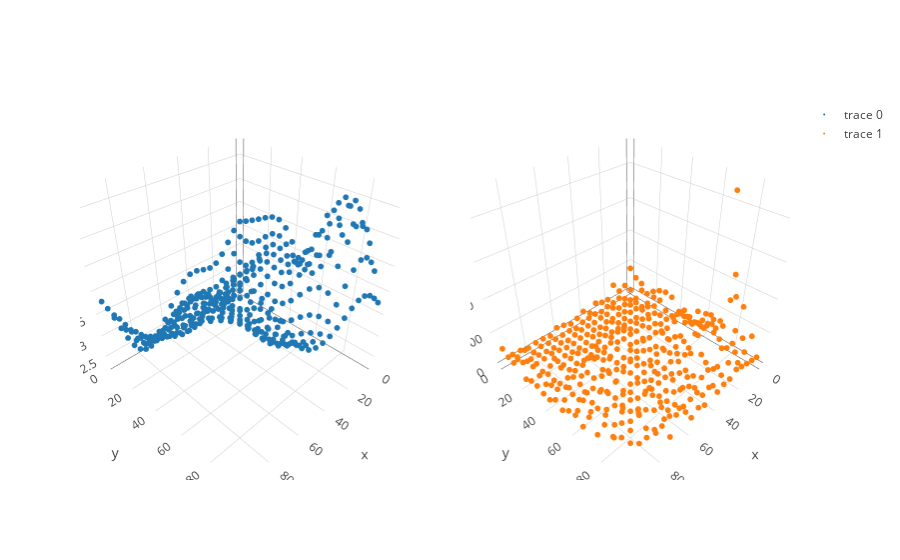

This figure's notebook cell:
### Markdown cell above
First, we simulate some data from a GP with an RBF kernel.

### Code cell
X = sim.sim_X_equispaced(D = 2, N_dim = 20, lower=0, upper=100)
f = sim.sim_f(X, rbf, inv_softmax(np.array([20., 1.0])), mu = 4.)
y = sim.poisson_draw(f, 0.5) 

trace_func = go.Scatter3d(x = X[:,0], y = X[:,1], z=f, mode = 'markers', marker=dict(size = 2,))
trace_draws = go.Scatter3d(x = X[:,0], y = X[:,1], z=y, mode = 'markers', marker=dict(size = 2,))
fig = tools.make_subplots(rows=1, cols=2, specs=[[{'is_3d': True}, {'is_3d': True}]])
fig.append_trace(trace_func, 1, 1)
fig.append_trace(trace_draws, 1, 2)
iplot(fig)

### Figure 1 — Plotly figure (JSON) as saved in the notebook; plotly's stock layout.template omitted (floating-point values rounded to 4 significant figures; data arrays with more than 128 entries replaced by an {"elided": "..."} marker saying what was removed)
{"data": [{"marker": {"size": 2}, "mode": "markers", "scene": "scene1", "type": "scatter3d", "x": {"elided": "400 int values"}, "y": {"elided": "400 int values"}, "z": {"elided": "400 float values"}}, {"marker": {"size": 2}, "mode": "markers", "scene": "scene2", "type": "scatter3d", "x": {"elided": "400 int values"}, "y": {"elided": "400 int values"}, "z": {"elided": "400 int values"}}], "layout": {"scene1": {"domain": {"x": [0, 0.45], "y": [0, 1]}}, "scene2": {"domain": {"x": [0.55, 1], "y": [0, 1]}}}}
